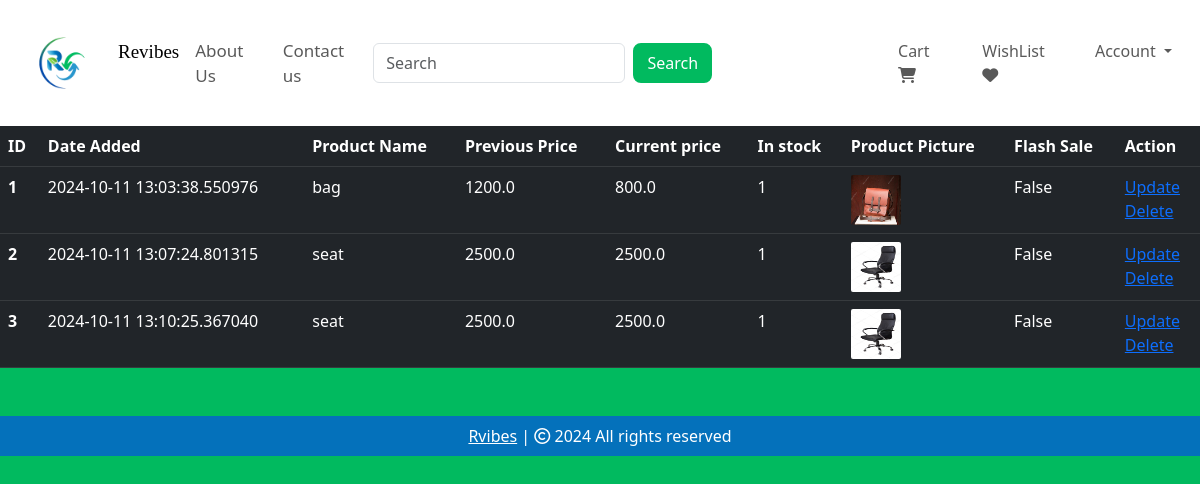
Page /shop_items (signed in) on the earlier database version.
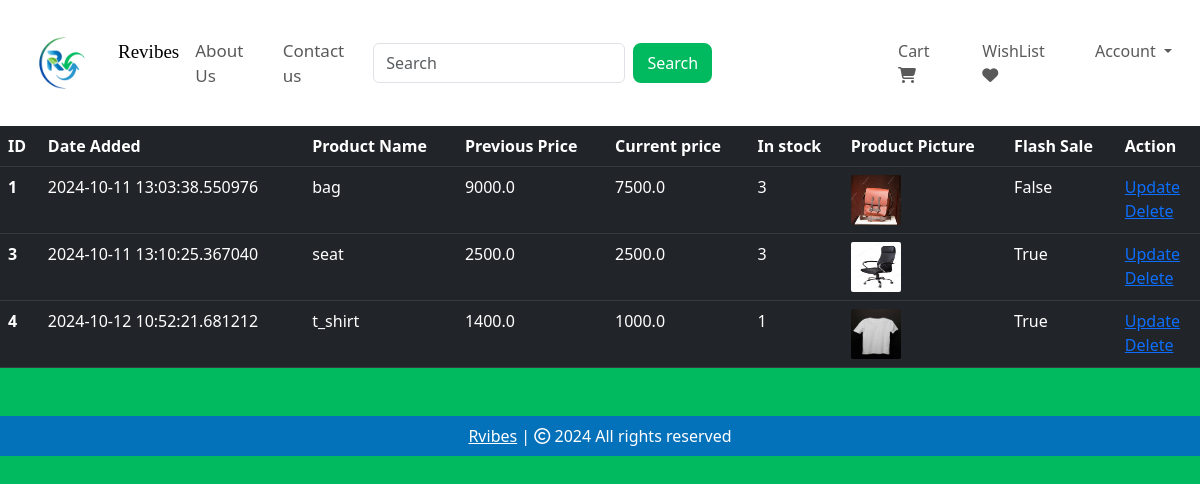
Same page on the later database version.
### website/models.py (models this page shows, shortened)
class Product(db.Model):
    id= db.Column(db.Integer, primary_key=True)
    product_name = db.Column(db.String(100), nullable=False)
    current_price = db.Column(db.Float, nullable=False)
    previous_price = db.Column(db.Float, nullable=False)
    in_stock = db.Column(db.Integer, nullable=False)
    product_picture = db.Column(db.String(1000), nullable=False)
    flash_sale = db.Column(db.Boolean, default=False)
    date_added = db.Column(db.DateTime, default=datetime.utcnow)
    carts = db.relationship('Cart', backref=db.backref('product', lazy=True))
    orders = db.relationship('Order', backref=db.backref('product', lazy=True))

### website/admin.py (the view)
@admin.route('shop_items', methods=['GET', 'POST'])
@login_required
def shop_items():
    if current_user.id == 1:
        items = Product.query.order_by(Product.date_added).all()
        return render_template('shop_items.html', items=items)
    render_template('404.html')

### website/__init__.py (called while the page is built)
def create_app():
    app = Flask(__name__)
    app.config['SECRET_KEY'] = 'vdgdggehddjjdjdn'
    app.config['SQLALCHEMY_DATABASE_URI'] = f'sqlite:///{DB_NAME}'
    db.init_app(app)
    @app.errorhandler(404)
    def page_not_found(error):
        return render_template('404.html')
    login_manager = LoginManager()
    login_manager.init_app(app)
    login_manager.login_view = 'auth.login'
    @login_manager.user_loader
    def load_user(id):
        return Customer.query.get(int(id))
    from .views import views
    from .auth import auth
    from .admin import admin
    from .models import Customer, Cart, Product, Order
    app.register_blueprint(views, url_prefix='/')
    app.register_blueprint(auth, url_prefix='/')
    app.register_blueprint(admin, url_prefix='/')
    with app.app_context():
        create_database()
    return app

### website/templates/shop_items.html (shortened to what this page needs)
{% extends 'base.html' %}
{% block body %}
{% if items | length < 1 %}
<h3 style="color:white;">No Shop Items </h3>
{% else %}
<table class="table table-dark table-hover">
    <thead>
        <tr>
            <th scope="col">ID</th>
            <th scope="col">Date Added</th>
            <th scope="col">Product Name</th>
            <th scope="col">Previous Price</th>
            <th scope="col">Current price</th>
            <th scope="col">In stock</th>
            <th scope="col">Product Picture</th>
            <th scope="col">Flash Sale</th>
            <th scope="col">Action</th>
        </tr>
    </thead>
    <tbody>
        {% for item in items %}
        <tr>
            <th scope="row">{{ item.id }}</th>
            <td>{{ item.date_added }}</td>
            <td>{{ item.product_name }}</td>
            <td>{{ item.previous_price }}</td>
            <td>{{ item.current_price }}</td>
            <td>{{ item.in_stock }}</td>
            <td><img src="{{ item.product_picture }}" alt="" style="height: 50px; width: 50px; border-radius: 2px;"></td>
            <td>{{ item.flash_sale }}</td>
            <td>
                <a href="/update_item/{{ item.id }}">Update</a>
                <br>
                <a href="/delete_item/{{ item.id }}">Delete</a>
            </td>
        </tr>
         {% endfor %}
    </tbody>
</table>
{% endif %}
{% endblock %}

Differences in the rows shown:
removed Product: id "2", date_added "2024-10-11 13:07:24.801315", product_name "seat", previous_price "2500.0", current_price "2500.0", in_stock "1", product_picture (picture), flash_sale "False"
changed Product "bag": previous_price "1200.0" → "9000.0"; current_price "800.0" → "7500.0"; in_stock "1" → "3"
changed Product "seat": in_stock "1" → "3"; flash_sale "False" → "True"
added Product: id "4", date_added "2024-10-12 10:52:21.681212", product_name "t_shirt", previous_price "1400.0", current_price "1000.0", in_stock "1", product_picture (picture), flash_sale "True"
